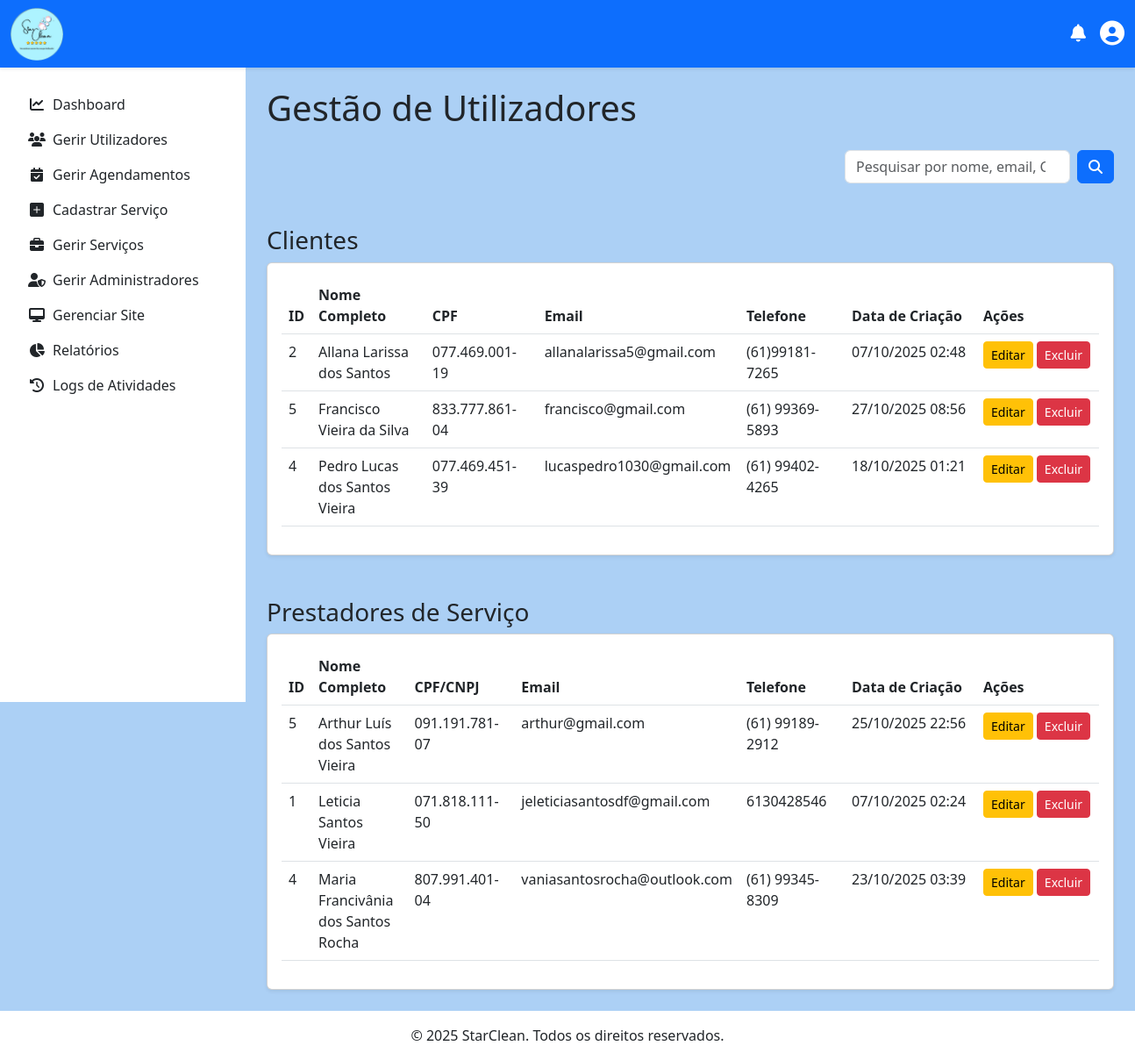
Page /admin/gerir_utilizadores.php (signed in) on the committed database.
### tables this page shows
CREATE TABLE `cliente` (
  `id` int(11) NOT NULL,
  `nome` varchar(45) NOT NULL,
  `sobrenome` varchar(45) NOT NULL,
  `email` varchar(150) NOT NULL,
  `data_nascimento` date NOT NULL,
  `telefone` varchar(20) NOT NULL,
  `cpf` varchar(14) NOT NULL,
  `password` varchar(255) NOT NULL,
  `receber_notificacoes_email` tinyint(1) NOT NULL DEFAULT 1,
  `criado_em` timestamp NOT NULL DEFAULT current_timestamp(),
  `atualizado_em` timestamp NOT NULL DEFAULT current_timestamp() ON UPDATE current_timestamp()
);

CREATE TABLE `prestador` (
  `id` int(11) NOT NULL,
  `nome` varchar(100) NOT NULL,
  `sobrenome` varchar(100) NOT NULL,
  `cpf` varchar(18) NOT NULL,
  `email` varchar(150) NOT NULL,
  `telefone` varchar(20) NOT NULL,
  `especialidade` varchar(100) NOT NULL,
  `password` varchar(255) NOT NULL,
  `receber_notificacoes_email` tinyint(1) NOT NULL DEFAULT 1,
  `descricao` text NOT NULL,
  `criado_em` timestamp NOT NULL DEFAULT current_timestamp(),
  `atualizado_em` timestamp NOT NULL DEFAULT current_timestamp() ON UPDATE current_timestamp(),
  `Administrador_id` int(11) NOT NULL
);

### admin/gerir_utilizadores.php (the view, shortened to what this page needs)
<?php
$termo_pesquisa = $_GET['q'] ?? '';
$clientes = [];
$prestadores = [];
try {
    $pdo = obterConexaoPDO();
    $sql_clientes = "SELECT id, nome, sobrenome, telefone, cpf, email, criado_em FROM Cliente";
    $sql_clientes .= " ORDER BY nome ASC";
    $stmt_clientes = $pdo->prepare($sql_clientes);
    $stmt_clientes->execute($params_clientes ?? []);
    $clientes = $stmt_clientes->fetchAll();
    $sql_prestadores = "SELECT id, CONCAT(nome, ' ', sobrenome) AS nome_completo, cpf, email, telefone, criado_em FROM Prestador";
    $sql_prestadores .= " ORDER BY nome ASC";
    $stmt_prestadores = $pdo->prepare($sql_prestadores);
    $stmt_prestadores->execute($params_prestadores ?? []);
    $prestadores = $stmt_prestadores->fetchAll();
} catch (PDOException $e) {
    error_log("Erro ao buscar utilizadores: " . $e->getMessage());
    $mensagem_erro = '<div class="alert alert-danger">Não foi possível carregar os dados dos utilizadores. Tente novamente mais tarde.</div>';
}
include '../includes/header.php';
include '../includes/navbar_logged_in.php';
?>
        <?php include '../includes/menu.php'; ?>
<main class="d-flex">
    <?php include '../includes/sidebar.php'; ?>
    <div class="container-fluid p-4 flex-grow-1">
        <h1 class="mb-4">Gestão de Utilizadores</h1>
        <div class="mb-4 d-flex justify-content-end">
            <form action="gerir_utilizadores.php" method="GET" class="d-flex align-items-center">
                <input class="form-control me-2" type="search" name="q" placeholder="Pesquisar por nome, email, CPF/CNPJ..." value="<?= htmlspecialchars($termo_pesquisa) ?>" aria-label="Pesquisar">
                <button class="btn btn-primary" type="submit"><i class="fas fa-search"></i></button>
            </form>
        </div>
        <h3 class="mt-5">Clientes</h3>
        <div class="card shadow-sm">
            <div class="card-body">
                <div class="table-responsive">
                    <table class="table table-hover">
                        <thead class="thead-dark">
                            <tr>
                                <th style="width: 50px;">ID</th>
                                <th style="width: 20%;">Nome Completo</th>
                                <th style="width: 15%; min-width: 120px;">CPF</th>
                                <th style="width: 25%;">Email</th>
                                <th style="width: 12%; min-width: 120px;">Telefone</th>
                                <th style="width: 13%; min-width: 150px;">Data de Criação</th>
                                <th style="width: 10%; min-width: 140px;">Ações</th> </tr>
                        </thead>
                        <tbody>
                            <?php if (empty($clientes)): ?>
                                <tr><td colspan="7" class="text-center">Nenhum cliente encontrado.</td></tr>
                            <?php else: ?>
                                <?php foreach ($clientes as $cliente): ?>
                                    <tr>
                                        <td><?= htmlspecialchars($cliente['id']) ?></td>
                                        <td><?= htmlspecialchars($cliente['nome'] . ' ' . $cliente['sobrenome']) ?></td>
                                        <td><?= htmlspecialchars($cliente['cpf']) ?></td>
                                        <td><?= htmlspecialchars($cliente['email']) ?></td>
                                        <td><?= htmlspecialchars($cliente['telefone']) ?></td>
                                        <td><?= date('d/m/Y H:i', strtotime($cliente['criado_em'])) ?></td>
                                        <td style="white-space: nowrap;">
                                            <a href="editar_utilizador.php?id=<?= $cliente['id'] ?>&tipo=cliente" class="btn btn-warning btn-sm">Editar</a>
                                            <a href="excluir_utilizador.php?id=<?= $cliente['id'] ?>&tipo=cliente" class="btn btn-danger btn-sm" onclick="return confirm('Tem a certeza?');">Excluir</a>
                                        </td>
                                    </tr>
                                <?php endforeach; ?>
                            <?php endif; ?>
                        </tbody>
                    </table>
                </div>
            </div>
        </div>
        <h3 class="mt-5">Prestadores de Serviço</h3>
        <div class="card shadow-sm">
            <div class="card-body">
                <div class="table-responsive">
                    <table class="table table-hover">
                        <thead class="thead-dark">
                            <tr>
                                <th style="width: 50px;">ID</th>
                                <th style="width: 20%;">Nome Completo</th>
                                <th style="width: 15%; min-width: 120px;">CPF/CNPJ</th>
                                <th style="width: 25%;">Email</th>
                                <th style="width: 12%; min-width: 120px;">Telefone</th>
                                <th style="width: 13%; min-width: 150px;">Data de Criação</th>
                                <th style="width: 10%; min-width: 140px;">Ações</th> </tr>
                        </thead>
                        <tbody>
                            <?php if (empty($prestadores)): ?>
                                <tr><td colspan="7" class="text-center">Nenhum prestador encontrado.</td></tr>
                            <?php else: ?>
                                <?php foreach ($prestadores as $prestador): ?>
                                    <tr>
                                        <td><?= htmlspecialchars($prestador['id']) ?></td>
                                        <td><?= htmlspecialchars($prestador['nome_completo']) ?></td>
                                        <td><?= htmlspecialchars($prestador['cpf']) ?></td>
                                        <td><?= htmlspecialchars($prestador['email']) ?></td>
                                        <td><?= htmlspecialchars($prestador['telefone']) ?></td>
                                        <td><?= date('d/m/Y H:i', strtotime($prestador['criado_em'])) ?></td>
                                        <td style="white-space: nowrap;">
                                            <a href="editar_utilizador.php?id=<?= $prestador['id'] ?>&tipo=prestador" class="btn btn-warning btn-sm">Editar</a>
                                            <a href="excluir_utilizador.php?id=<?= $prestador['id'] ?>&tipo=prestador" class="btn btn-danger btn-sm" onclick="return confirm('Tem a certeza?');">Excluir</a>
                                        </td>
                                    </tr>
                                <?php endforeach; ?>
                            <?php endif; ?>
                        </tbody>
                    </table>
                </div>
            </div>
        </div>
    </div>
</main>
<?php
include '../includes/footer.php';
?>

### includes/star_clean.css (style rules this page uses)
body { padding-top: 75px; }
.card-body { min-height: 220px; }
.card { transition: transform 0.3s ease, box-shadow 0.3s ease; }
@media (min-width: 768px) { main.d-flex > .flex-grow-1 { margin-left: 280px; } }
main.d-flex { flex-grow: 1; }

### rows in the picture
cliente: id "2", nome+sobrenome "Allana Larissa dos Santos", cpf "077.469.001-19", email "allanalarissa5@gmail.com", telefone "(61)99181-7265", criado_em "07/10/2025 02:48"
cliente: id "5", nome+sobrenome "Francisco Vieira da Silva", cpf "833.777.861-04", email "francisco@gmail.com", telefone "(61) 99369-5893", criado_em "27/10/2025 08:56"
cliente: id "4", nome+sobrenome "Pedro Lucas dos Santos Vieira", cpf "077.469.451-39", email "lucaspedro1030@gmail.com", telefone "(61) 99402-4265", criado_em "18/10/2025 01:21"
prestador: id "5", nome_completo "Arthur Luís dos Santos Vieira", cpf "091.191.781-07", email "arthur@gmail.com", telefone "(61) 99189-2912", criado_em "25/10/2025 22:56"
prestador: id "1", nome_completo "Leticia Santos Vieira", cpf "071.818.111-50", email "jeleticiasantosdf@gmail.com", telefone "6130428546", criado_em "07/10/2025 02:24"
prestador: id "4", nome_completo "Maria Francivânia dos Santos Rocha", cpf "807.991.401-04", email "vaniasantosrocha@outlook.com", telefone "(61) 99345-8309", criado_em "23/10/2025 03:39"
